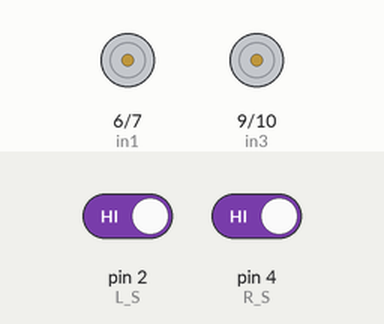
A sketch run on a simulated Arduino Uno, built with avr-gcc and run on an emulated ATmega328P. Shown: motor-driver pin pairs drawn as motors (green arrow = first pin HIGH = forward, orange = second pin HIGH = backward, longer = more drive, scaled by the enable pin). The inputs (shaded band) are chosen by the test bench; at power-on: pin 2 (L_S) HIGH, pin 4 (R_S) HIGH.

Above: at 2.2 s.
2.3 s: pin 2 (L_S) driven LOW
At 3.2 s:
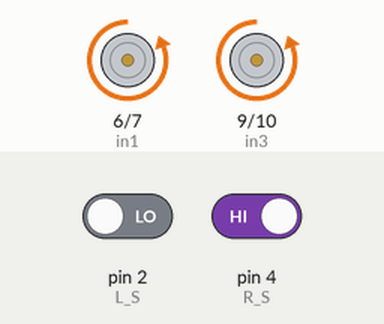
3.8 s: pin 4 (R_S) driven LOW
At 4.4 s:
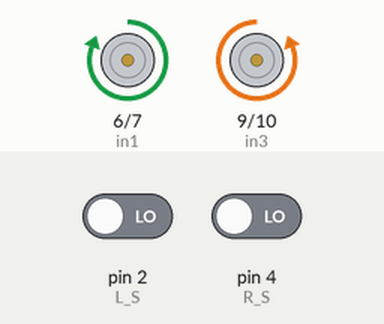
5.3 s: pin 2 (L_S) driven HIGH
At 6.5 s:
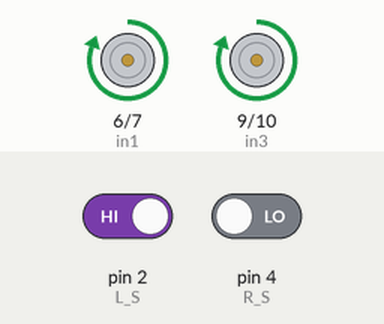
6.8 s: pin 4 (R_S) driven HIGH
At 7.8 s:
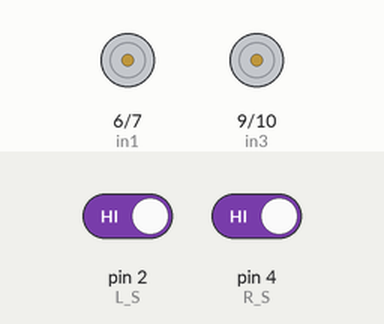
Timing chart, 0 to 9.3 s (numbered marks = the images above; inputs shaded):
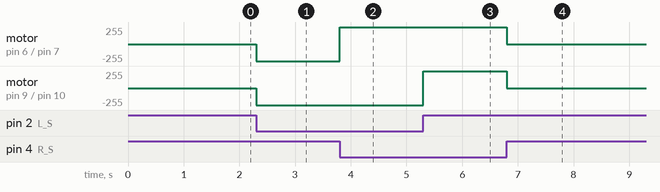

Measured:
- after the input at 2.3 s, motor on pin 6 (in1) / pin 7 (in2), motor on pin 9 (in3) / pin 10 (in4): stopped → backward 255/255 at once
- after the input at 3.8 s, motor on pin 6 (in1) / pin 7 (in2): backward 255/255 → forward 255/255 at once
- after the input at 5.3 s, motor on pin 9 (in3) / pin 10 (in4): backward 255/255 → forward 255/255 at once
- after the input at 6.8 s, motor on pin 6 (in1) / pin 7 (in2), motor on pin 9 (in3) / pin 10 (in4): forward 255/255 → stopped at once

The sketch:

line_follower.ino
```cpp
#define enA 5
#define in1 6
#define in2 7
#define in3 9
#define in4 10
#define enB 8
#define R_S 4
#define L_S 2

void setup() {
  pinMode(R_S, INPUT);
  pinMode(L_S, INPUT);
  pinMode(enA, OUTPUT);
  pinMode(in1, OUTPUT);
  pinMode(in2, OUTPUT);
  pinMode(in3, OUTPUT);
  pinMode(in4, OUTPUT);
  pinMode(enB, OUTPUT);

  digitalWrite(enA, HIGH);
  digitalWrite(enB, HIGH);

  delay(1000);
}

void loop() {
  if ((digitalRead(R_S) == 0) && (digitalRead(L_S) == 0)) {
    forward();
  }

  if ((digitalRead(R_S) == 1) && (digitalRead(L_S) == 0)) {
    turnRight();
  }

  if ((digitalRead(R_S) == 0) && (digitalRead(L_S) == 1)) {
    turnLeft();
  }

  if ((digitalRead(R_S) == 1) && (digitalRead(L_S) == 1)) {
    Stop();
  }
}

void forward() {
  digitalWrite(in1, HIGH);
  digitalWrite(in2, LOW);
  digitalWrite(in3, LOW);
  digitalWrite(in4, HIGH);
}

void turnRight() {
  digitalWrite(in1, LOW);
  digitalWrite(in2, HIGH);
  digitalWrite(in3, LOW);
  digitalWrite(in4, HIGH);
}

void turnLeft() {
  digitalWrite(in1, HIGH);
  digitalWrite(in2, LOW);
  digitalWrite(in3, HIGH);
  digitalWrite(in4, LOW);
}

void Stop() {
  digitalWrite(in1, LOW);
  digitalWrite(in2, LOW);
  digitalWrite(in3, LOW);
  digitalWrite(in4, LOW);
}
```
